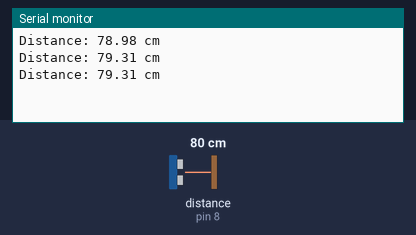
The sketch below on a simulated Arduino Uno, built with avr-gcc and run on an emulated ATmega328P. Parts: the last lines printed to the serial monitor. Wiring (inferred from the names in the program): ultrasonic range finder: trigger pin 9; echo pin 8. Inputs (shaded band) come from the test bench; at power-on: distance to the obstacle (sensor on pin 8) 80 cm. The echo pulse lasts 58.3 µs per cm.

Above: at 1.3 s.
1.4 s: distance to the obstacle (sensor on pin 8) set to 2 cm
At 1.9 s:
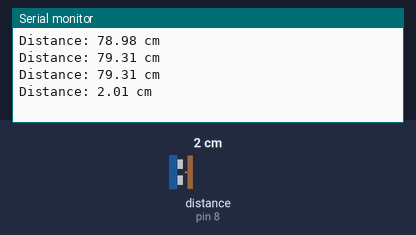
2.9 s: distance to the obstacle (sensor on pin 8) set to 4 cm
At 3.4 s:
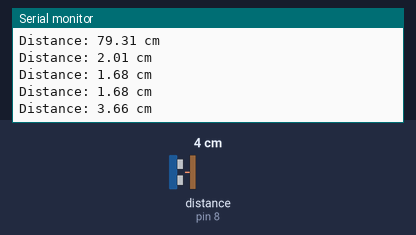
Timing chart, 0 to 5.9 s (numbered marks = the images above; inputs shaded):
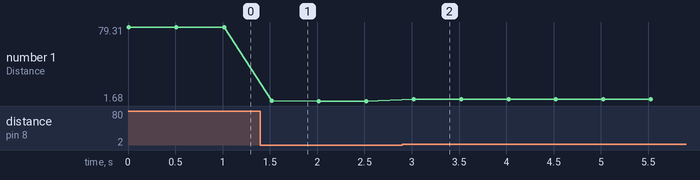

Measured:
- after the input at 1.4 s, the serial monitor: prints a new line after 0.12 s (image 1)
- after the input at 2.9 s, the serial monitor: prints a new line after 0.12 s (image 2)
- plotted number 1: 79.31 → 1.68 after the input at 1.4 s, 1.68 → 3.66 after the input at 2.9 s

The sketch:

ultrasound_arduino.ino
```cpp
// Define pins for the ultrasonic sensor
const int trigPin = 9;   // Trig pin of the ultrasonic sensor
const int echoPin = 8;   // Echo pin of the ultrasonic sensor

// Variable to store the duration and distance
long duration;
float distance;

void setup() {
  // Initialize serial communication at 9600 baud rate
  Serial.begin(9600);

  // Set the trigPin as OUTPUT and echoPin as INPUT
  pinMode(trigPin, OUTPUT);
  pinMode(echoPin, INPUT);
}

void loop() {
  // Clear the trigPin
  digitalWrite(trigPin, LOW);
  delayMicroseconds(2);

  // Set the trigPin HIGH for 10 microseconds to send out the sound wave
  digitalWrite(trigPin, HIGH);
  delayMicroseconds(10);
  digitalWrite(trigPin, LOW);

  // Read the echoPin, which returns the time in microseconds for the sound wave to travel back
  duration = pulseIn(echoPin, HIGH);

  // Calculate the distance in centimeters
  distance = (duration * 0.034) / 2;

  // Print the distance on the serial monitor
  Serial.print("Distance: ");
  Serial.print(distance);
  Serial.println(" cm");

  // Small delay before the next reading
  delay(500);
}
```
